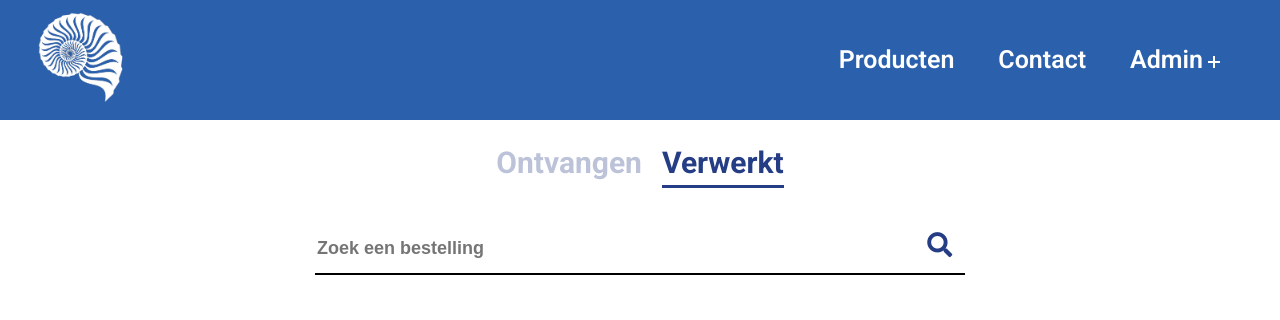
Before: /ordersProcessedAdmin.php (signed in) with the older database file.
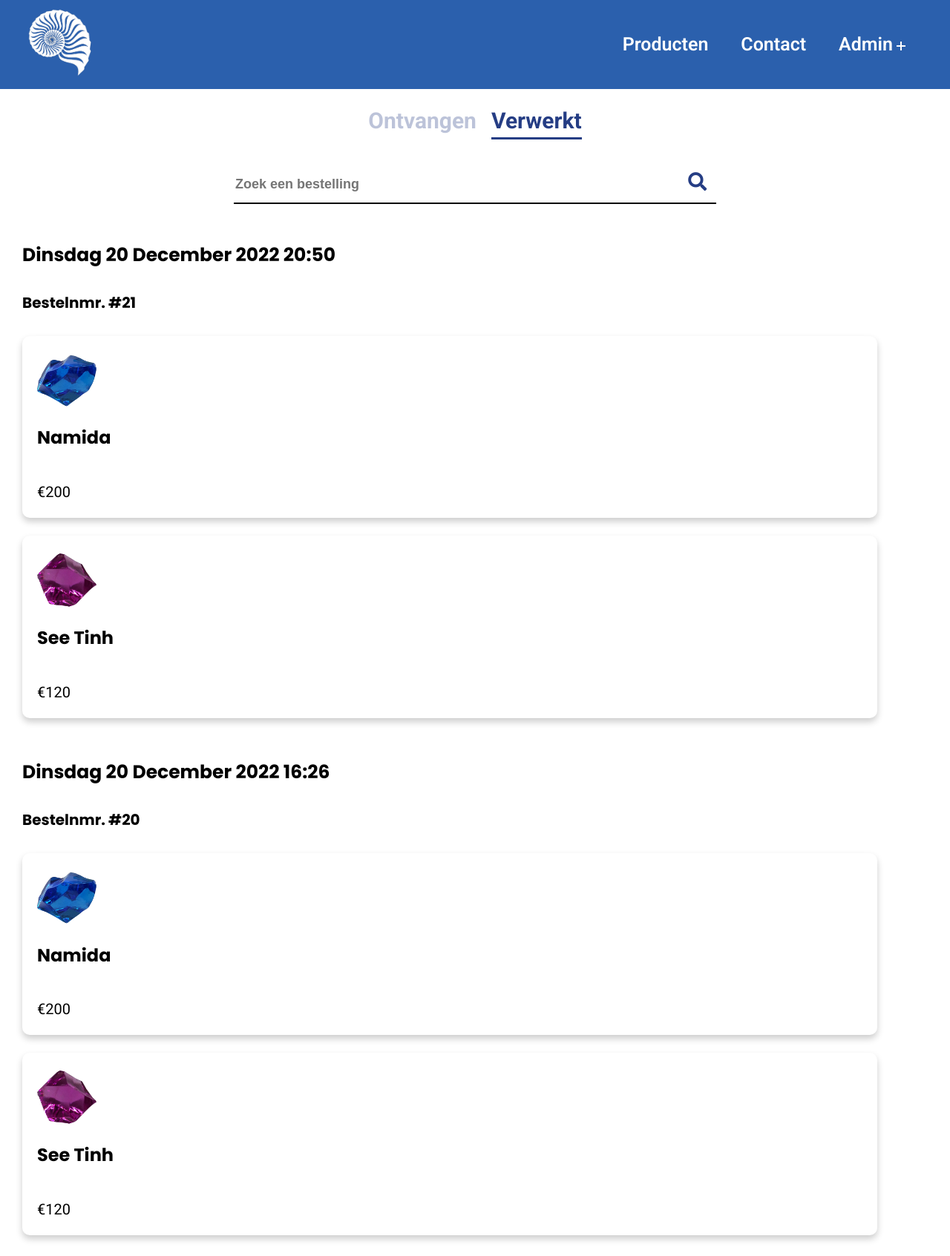
After: the same page with the newer database file.
### tables this page shows
CREATE TABLE `orders` (
  `orders_id` int(11) NOT NULL,
  `user_id` int(11) DEFAULT NULL,
  `orders_timestamp` varchar(255) NOT NULL,
  `orders_processed` int(1) NOT NULL DEFAULT 0
);

CREATE TABLE `order_product` (
  `order_product_id` int(11) NOT NULL,
  `orders_id` int(11) NOT NULL,
  `product_id` int(11) NOT NULL,
  `order_product_quantity` int(11) NOT NULL
);

CREATE TABLE `product_image` (
  `image_id` int(11) NOT NULL,
  `image_name` varchar(250) NOT NULL,
  `product_id` int(11) NOT NULL
);

CREATE TABLE `product` (
  `product_id` int(11) NOT NULL,
  `product_name` varchar(50) NOT NULL,
  `product_price` int(11) NOT NULL,
  `product_category` int(11) NOT NULL,
  `product_description` longtext NOT NULL,
  `product_quantity` int(11) DEFAULT NULL,
  `product_availability` varchar(5) NOT NULL DEFAULT 'true'
);

### classes/dbh.php (called while the page is built)
<?php
class dbh
{
    public function connection()
    {
        try {
            $username = "root";
            $password = "";
            $pdo = new PDO('mysql:host=localhost;dbname=fas', $username, $password);
            return $pdo;
        } catch (PDOException $e) {
            print "Error!:" . $e->getMessage() . "<br/>";
            die();
        }
    }
}

### ordersProcessedAdmin.php (the view, shortened to what this page needs)
<?php
include 'incs/header.php';
include 'classes/dbh.php';
$dbh = new Dbh();
?>
<body>
    <?php
    include 'incs/navBar.php';
    ?>
    <div id="admin-products-nav">
        <a href="ordersAdmin.php" id="admin-nav-producten" class="admin-products-nav-title" style="opacity: 0.3">Ontvangen</a>
        <a href="ordersProcessedAdmin.php" id="admin-nav-categorieen" class="admin-products-nav-title" style="border-bottom: 3px solid #253d84">Verwerkt</a>
    </div>
    <form class="search-bar" methode="post" action="">
        <input id="searchOrderProcessedAdmin" class="input-search" type="text" name="searchOrderProcessedAdmin" placeholder="Zoek een bestelling">
        <button type="submit" name="submit-search"><i class="fas fa-search"></i></button>
    </form>
    <div id="all-orders">
        <?php
        $stmtCategory = $dbh->connection()->prepare("SELECT * FROM orders WHERE orders_processed = 1 ORDER BY orders_timestamp  DESC");
        $stmtCategory->execute();
        $resultCategory = $stmtCategory->fetchAll();
        foreach ($resultCategory as $category) {
            $orderTimestamp = date("d-m-Y H:i", strtotime($category['orders_timestamp']));
            $orderTimestamp = date("l j F Y H:i", strtotime($orderTimestamp));
            $orderTimestamp = str_replace("January", "Januari", $orderTimestamp);
            $orderTimestamp = str_replace("February", "Februari", $orderTimestamp);
            $orderTimestamp = str_replace("March", "Maart", $orderTimestamp);
            $orderTimestamp = str_replace("April", "April", $orderTimestamp);
            $orderTimestamp = str_replace("May", "Mei", $orderTimestamp);
            $orderTimestamp = str_replace("June", "Juni", $orderTimestamp);
            $orderTimestamp = str_replace("July", "Juli", $orderTimestamp);
            $orderTimestamp = str_replace("August", "Augustus", $orderTimestamp);
            $orderTimestamp = str_replace("September", "September", $orderTimestamp);
            $orderTimestamp = str_replace("October", "Oktober", $orderTimestamp);
            $orderTimestamp = str_replace("November", "November", $orderTimestamp);
            $orderTimestamp = str_replace("December", "December", $orderTimestamp);
            $orderTimestamp = str_replace("Monday", "Maandag", $orderTimestamp);
            $orderTimestamp = str_replace("Tuesday", "Dinsdag", $orderTimestamp);
            $orderTimestamp = str_replace("Wednesday", "Woensdag", $orderTimestamp);
            $orderTimestamp = str_replace("Thursday", "Donderdag", $orderTimestamp);
            $orderTimestamp = str_replace("Friday", "Vrijdag", $orderTimestamp);
            $orderTimestamp = str_replace("Saturday", "Zaterdag", $orderTimestamp);
            $orderTimestamp = str_replace("Sunday", "Zondag", $orderTimestamp);
            echo "<div class=\"products-wrapper-category\">";
            echo "
        <h2 class=\"category-title\"> $orderTimestamp</h2>
        <h3 style=\"font-size:20px\" class=\"category-title\">Bestelnmr. #$category[orders_id]</h3>
        ";
            $stmt = $dbh->connection()->prepare("SELECT * FROM order_product INNER JOIN product ON product.product_id = order_product.product_id INNER JOIN product_image ON product_image.product_id = product.product_id INNER JOIN orders ON orders.orders_id = order_product.orders_id WHERE orders.orders_id = $category[orders_id] and orders_processed = 1 ORDER BY orders.orders_timestamp;");
            $stmt->execute();
            $result = $stmt->fetchAll();
            foreach ($result as $product) {
                echo "
        <div class=\"user-card\" onclick=\"window.location.href='viewOrderAdmin.php?id=$category[orders_id]';\" >
        <img src=\"imgs/$product[image_name]\" alt=\"product image\">
        <h2>$product[product_name]</h2>
        <p style=\"font-size:20px\">€$product[product_price]</p>
        </div>
        <br>
        ";
            }
            echo "</div>";
        }
        ?>
    </div>
    <?php
    include 'incs/footer.php';
    ?>

Changed rows visible on the page:
added orders: orders_timestamp "Dinsdag 20 December 2022 20:50", orders_id "21"
added order_product: product_image.image_name (picture), product.product_name "Namida", product.product_price "200", shown under "Dinsdag 20 December 2022 20:50"
added order_product: product_image.image_name (picture), product.product_name "See Tinh", product.product_price "120", shown under "Dinsdag 20 December 2022 20:50"
added orders: orders_timestamp "Dinsdag 20 December 2022 16:26", orders_id "20"
added order_product: product_image.image_name (picture), product.product_name "Namida", product.product_price "200", shown under "Dinsdag 20 December 2022 16:26"
added order_product: product_image.image_name (picture), product.product_name "See Tinh", product.product_price "120", shown under "Dinsdag 20 December 2022 16:26"
